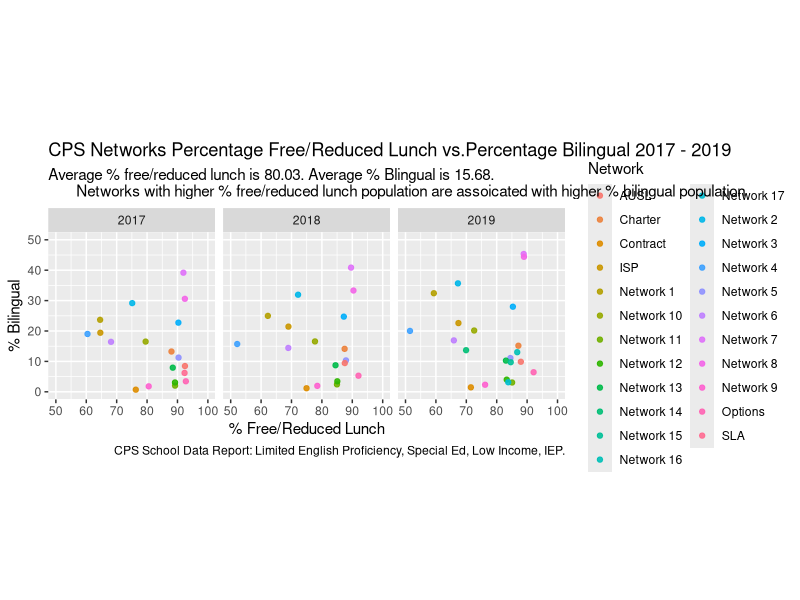
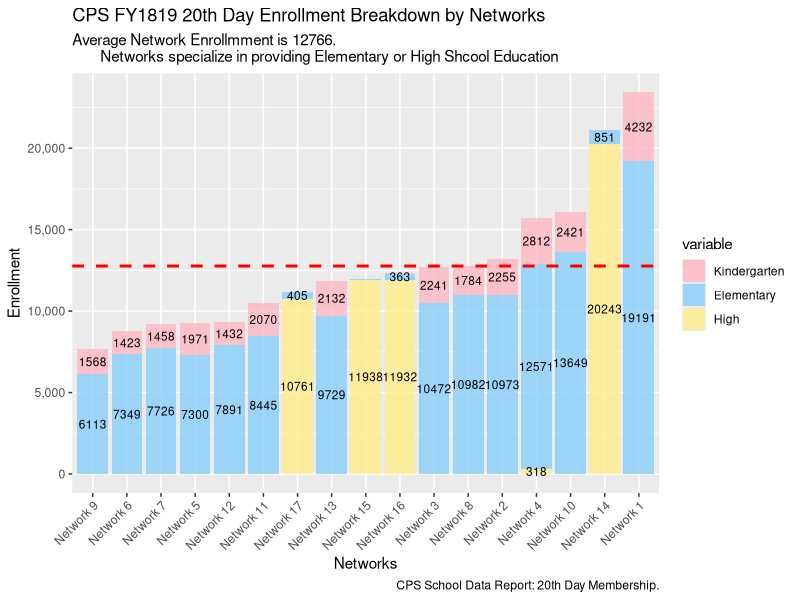
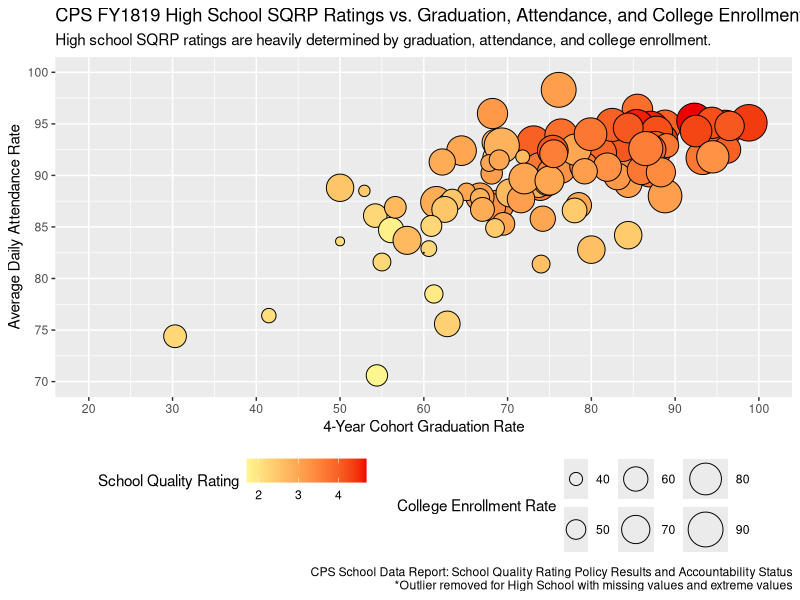
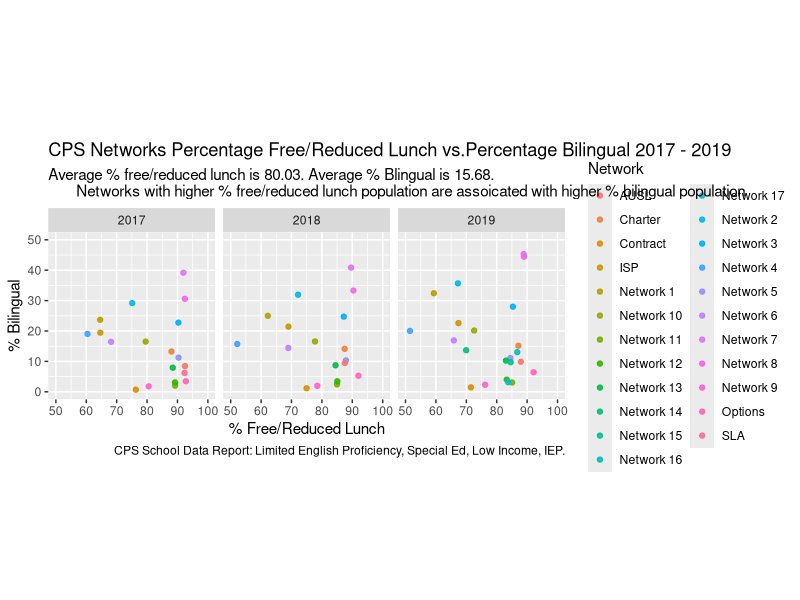
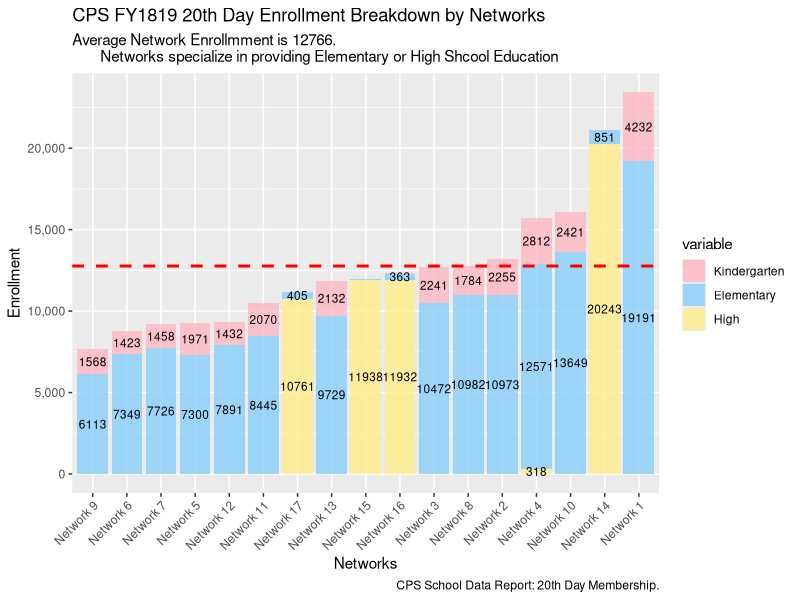
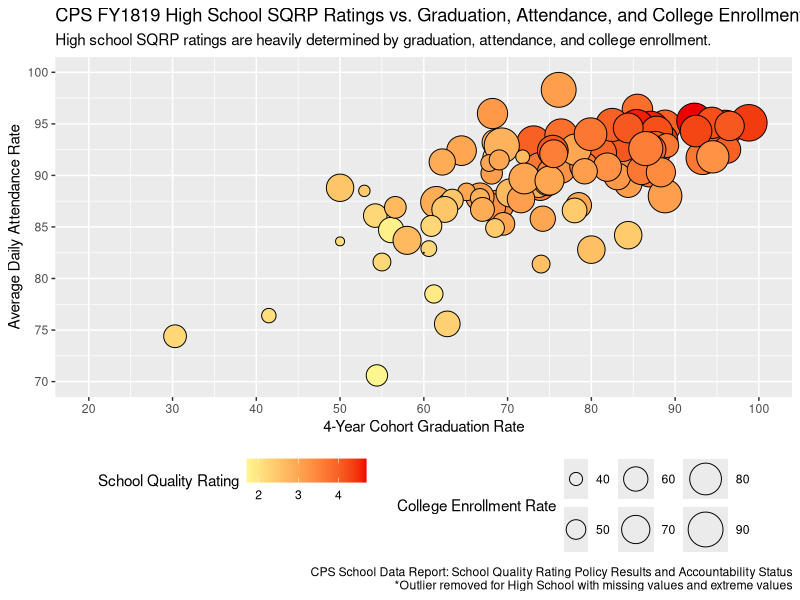

The R source for these figures, in order:
# laoding 
library('tidyverse')
library('dplyr')
library('readxl')
library('ggplot2')
library('gridExtra')
library("reshape2")

install.packages('tidyverse')
# graph 1 
# read in files
# 2019 data
demo_2019 <- read_excel("Demographics_LEPSPED_2019.xls", sheet = "Networks", range = cell_rows(4:25),
                        col_names = c("Network", "Population", "Bi_no", "Bi_per", "SpEd_no", 
                                      "SpEd_per", "FreeLunch_no", "FreeLunch_per"))
demo_2019$year <- rep(2019,nrow(demo_2019))

# 2018 data
demo_2018 <- read_excel("Demographics_LEPSPED_2018.xls", sheet = "Networks", range = cell_rows(4:21),
                        col_names = c("Network", "Population", "Bi_no", "Bi_per", "SpEd_no", 
                                      "SpEd_per", "FreeLunch_no", "FreeLunch_per"))
demo_2018$year <- rep(2018,nrow(demo_2018))

# 2017 data
demo_2017 <- read_excel("Demographics_LEPSPED_2017.xls", sheet = "Networks", range = cell_rows(4:22),
                        col_names = c("Network", "Population", "Bi_no", "Bi_per", "SpEd_no", 
                                      "SpEd_per", "FreeLunch_no", "FreeLunch_per"))
demo_2017$year <- rep(2017,nrow(demo_2017))


# combine dataset from all years
demo_all = bind_rows(demo_2019, demo_2018, demo_2017) 


# rename cell 
demo_all$Network <- gsub("Service Leadership Academies", "SLA", demo_all$Network)

# convert values to numeric and percentage
demo_all$Bi_per <- as.numeric(as.character(demo_all$Bi_per)) * 100
demo_all$SpEd_per <- as.numeric(as.character(demo_all$SpEd_per)) * 100
demo_all$FreeLunch_per <- as.numeric(as.character(demo_all$FreeLunch_per)) * 100


# draw graph
lunch_bi <- ggplot(demo_all, aes(x = FreeLunch_per, y = Bi_per, col = Network)) +
  geom_jitter(alpha = 0.9) +
  facet_wrap( ~ year, nrow =1) +
  xlab("% Free/Reduced Lunch") + ylab("% Bilingual") +
  xlim(50, 100) + ylim(0, 50) +
  labs(title = "CPS Networks Percentage Free/Reduced Lunch vs.Percentage Bilingual 2017 - 2019", 
       subtitle = "Average % free/reduced lunch is 80.03. Average % Blingual is 15.68. 
       Networks with higher % free/reduced lunch population are assoicated with higher % bilingual population", 
       caption = "CPS School Data Report: Limited English Proficiency, Special Ed, Low Income, IEP.") +
  theme(aspect.ratio=1)

lunch_bi

ggsave("lunch_bi.pdf")



# graph 2 
# read in files
Network_Info_1 <- read_excel("Accountability_SQRPratings_2018-2019_SchoolLevel.xls", sheet = "Elem Schools (grds PreK-8 only)", 
                             range = cell_cols(1:3),
                             col_names = c("School ID", "Name", "Network"))
Network_Info_1 <- Network_Info_1[-(1:3), , drop = FALSE]

Network_Info_2 <- read_excel("Accountability_SQRPratings_2018-2019_SchoolLevel.xls", sheet = "High Schools (grds 9-12 only)", 
                             range = cell_cols(1:3),
                             col_names = c("School ID", "Name", "Network"))
Network_Info_2 <- Network_Info_2[-(1:3), , drop = FALSE]

Network_Info_3 <- read_excel("Accountability_SQRPratings_2018-2019_SchoolLevel.xls", sheet = "Combo Schools (grds PreK-12)", 
                             range = cell_cols(1:3),
                             col_names = c("School ID", "Name", "Network"))
Network_Info_3 <- Network_Info_3[-(1:3), , drop = FALSE]

Network_Info_4 <- read_excel("Accountability_SQRPratings_2018-2019_SchoolLevel.xls", sheet = "Option Schools", 
                             range = cell_cols(1:3),
                             col_names = c("School ID", "Name", "Network"))
Network_Info_4 <- Network_Info_4[-(1:3), , drop = FALSE]

enroll <- read_excel("Demographics_20thDay_2019.xls", sheet = "Schools")
enroll <- enroll[complete.cases(enroll), ]

# combine dataset from all school types
Network_Info = bind_rows(Network_Info_1, Network_Info_2, Network_Info_3, Network_Info_4) 

enroll <- merge(enroll, Network_Info, by = "School ID" )

enroll <- enroll[ , -which(names(enroll) %in% c("School ID", "School Name", "Total", "Name"))]

enroll_network <- aggregate( . ~ Network, enroll, sum)

enroll_network <- enroll_network[enroll_network$Network!='Charter' & enroll_network$Network!='AUSL' 
                                 & enroll_network$Network!='Contract' & enroll_network$Network!='ISP'
                                 & enroll_network$Network!='Options', ]

enroll_network["Kindergarten"] <- enroll_network["PE"] + enroll_network["PK"] + enroll_network["K"]
enroll_network["Elementary"] <- enroll_network["01"] + enroll_network["02"] + enroll_network["03"] + enroll_network["04"] + 
  enroll_network["05"] + enroll_network["06"] + enroll_network["07"] + enroll_network["08"]
enroll_network["High"] <- enroll_network["09"] + enroll_network["10"] + enroll_network["11"] + enroll_network["12"]  

enroll_network <- enroll_network[order(enroll_network$Kindergarten),]

enroll_network <- enroll_network[ , which(names(enroll_network) %in% c("Network", "High", "Elementary", "Kindergarten"))]
enroll_network <- melt(enroll_network, id.var="Network")


# draw graph
enrollment <- ggplot(enroll_network, aes(x=reorder(Network, value), y = value, fill = variable, label = value)) +
  geom_bar(stat = "identity", alpha = 0.8) +
  geom_hline(yintercept=12765.88, linetype="dashed", color = "red", size=1) + 
  geom_text(data=subset(enroll_network,value > 20), size = 3, position = position_stack(vjust = 0.5)) +
  xlab("Networks") + ylab("Enrollment") +
  scale_y_continuous(labels = scales::comma) +
  scale_fill_manual(values=c("lightpink","lightskyblue", "lightgoldenrod1")) +
  labs(title = "CPS FY1819 20th Day Enrollment Breakdown by Networks", 
       subtitle = "Average Network Enrollmment is 12766.
       Networks specialize in providing Elementary or High Shcool Education", 
       caption = "CPS School Data Report: 20th Day Membership.") +
  theme(axis.text.x = element_text(angle = 45, hjust = 1))

enrollment

ggsave("enrollment.pdf")



# graph 3
# read in files
# 2019 SQRP
SQRP <- read_excel("Accountability_SQRPratings_2018-2019_SchoolLevel.xls", sheet = "High Schools (grds 9-12 only)", 
                   skip = 1)
SQRP <- SQRP[ , which(names(SQRP) %in% c("School ID", "School Name", "SQRP Total Points Earned", 
                                         "4-Year Cohort Graduation Rate",  "Average Daily Attendance Rate", "College Enrollment Rate"))]
SQRP <- SQRP[complete.cases(SQRP), ]  
names(SQRP) <- c("ID", "Name", "SQRP_Score", "Graduation", "College_enroll",  "Attendance")


SQRP$Graduation <- as.numeric(as.character(SQRP$Graduation))
SQRP$Attendance <- as.numeric(as.character(SQRP$Attendance)) 
SQRP$College_enroll <- as.numeric(as.character(SQRP$College_enroll)) 

SQRP <- SQRP[SQRP$Graduation!=0 & SQRP$Attendance!=0 & SQRP$College_enroll!=0, ]



# draw graph
sqrp_grad_attend <- ggplot(SQRP, aes(x = Graduation, y = Attendance, size = College_enroll, fill = SQRP_Score)) +
  geom_point(shape = 21) + 
  xlab("4-Year Cohort Graduation Rate") + ylab("Average Daily Attendance Rate") +
  labs(size = "College Enrollment Rate", fill = "School Quality Rating") +
  scale_x_continuous(limits=c(20, 100), breaks=c(20, 30, 40, 50, 60, 70, 80, 90, 100)) +
  scale_y_continuous(limits=c(70, 100), breaks=c(70, 75, 80, 85, 90, 95, 100)) +
  scale_size(range = c(0, 12),
             breaks = c(30, 40, 50, 60, 70, 80, 90, 100),
             labels = c(30, 40, 50, 60, 70, 80, 90, 100)) +
  scale_fill_continuous(low = "khaki1", high = "red2") +
  labs(title = "CPS FY1819 High School SQRP Ratings vs. Graduation, Attendance, and College Enrollment", 
       subtitle = "High school SQRP ratings are heavily determined by graduation, attendance, and college enrollment.", 
       caption = "CPS School Data Report: School Quality Rating Policy Results and Accountability Status
       *Outlier removed for High School with missing values and extreme values") +
  theme(legend.position = "bottom", legend.direction = "horizontal") 


sqrp_grad_attend


ggsave("sqrp_grad_attend.pdf")
